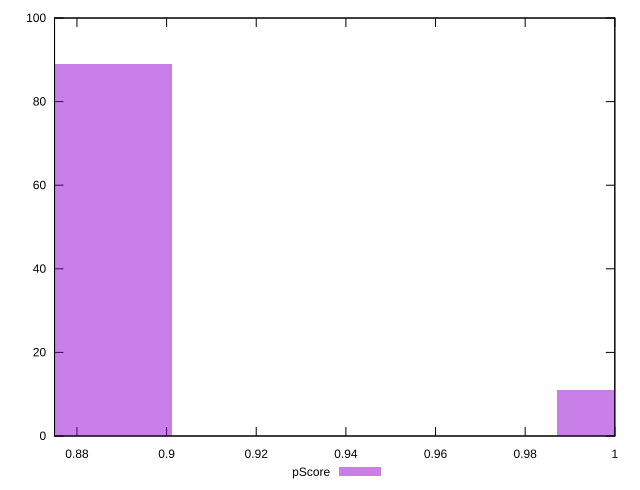

Generate this figure with gnuplot:
reset

$pScore <<EOF
0.8582676430968085 89
1.0299211717161703 11
EOF

set key outside below
set boxwidth 0.08582676430968085
set xrange [0.875:1]
set yrange [0:100]
set trange [0:100]
set style fill transparent solid 0.5 noborder
set terminal svg size 640, 490 enhanced background rgb 'white'
set output "reports/report_00033_2021-03-01T14-23-16.841Z/unminified-javascript/samples/astro-cached/pScore/histogram.svg"

plot $pScore title "pScore" with boxes

reset
